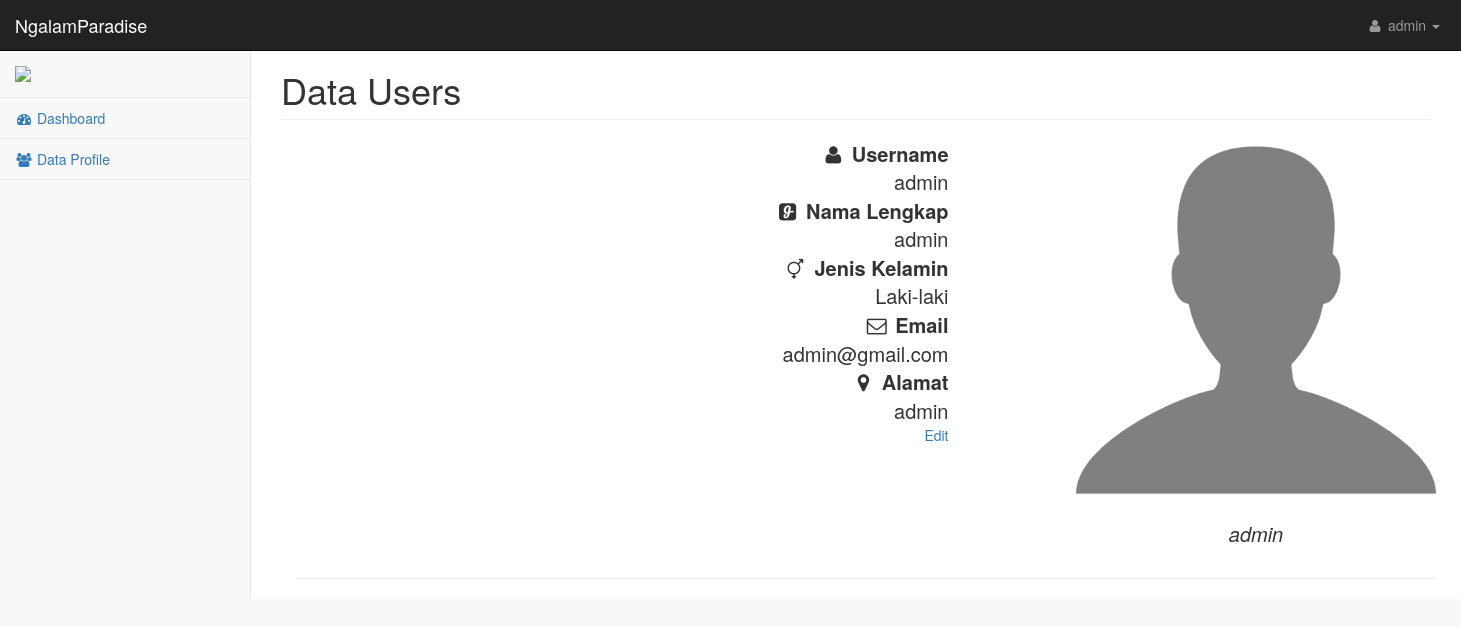
The page /pengelola/datauser.php (signed in) on the database as committed earlier.
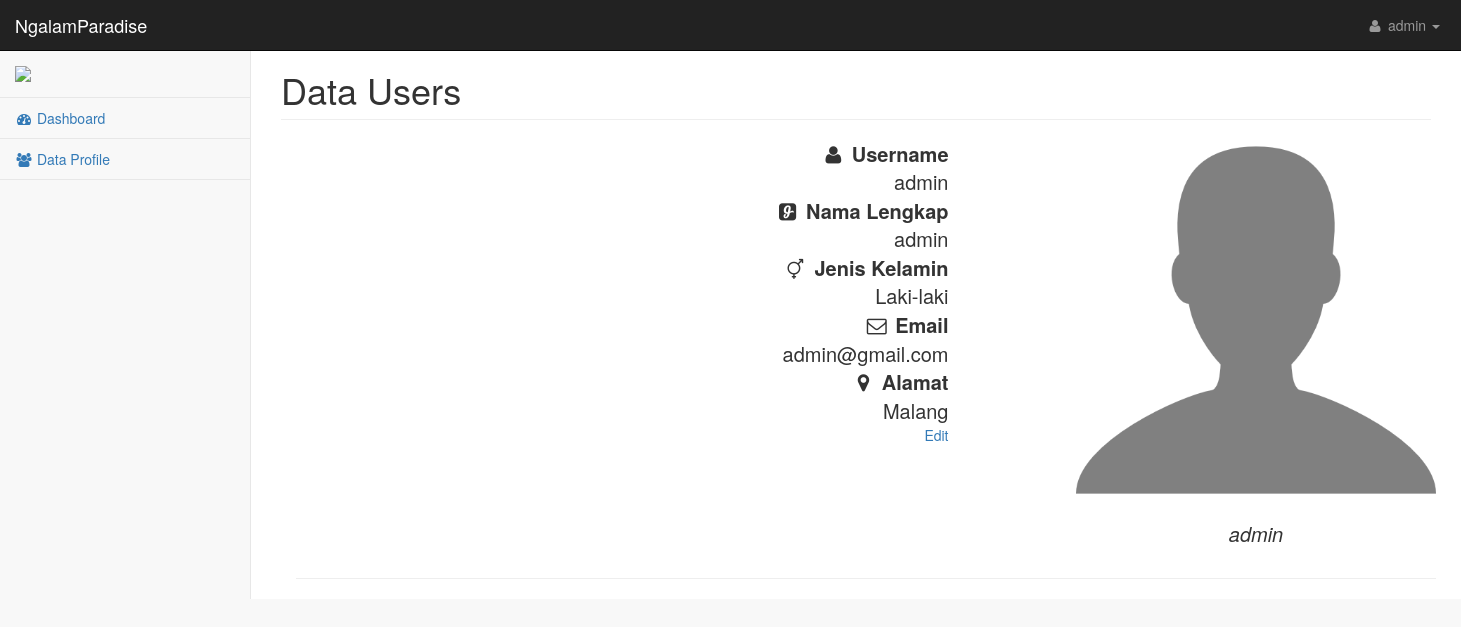
The same page on the database as committed later.
### tables this page shows
CREATE TABLE `user` (
  `ID_USER` int(11) NOT NULL,
  `NIK` varchar(20) NOT NULL,
  `NAMA_USER` varchar(50) NOT NULL,
  `USERNAME` varchar(50) DEFAULT NULL,
  `PASSWORD` varchar(50) DEFAULT NULL,
  `ALAMAT_USER` varchar(255) DEFAULT NULL,
  `JENIS_KELAMIN` varchar(20) NOT NULL,
  `EMAIL` varchar(100) NOT NULL,
  `USER_LVL` int(10) NOT NULL
);

### pengelola/datauser.php (the view, shortened to what the changed rows need)
<?php
    include 'koneksi.php';
 ?>
<!DOCTYPE html>
<html lang="en">
<head>
    <link href="css/bootstrap.min.css" rel="stylesheet">
    <link href="css/metisMenu.min.css" rel="stylesheet">
    <link href="css/timeline.css" rel="stylesheet">
    <link href="css/startmin.css" rel="stylesheet">
    <link href="css/morris.css" rel="stylesheet">
    <link href="css/font-awesome.min.css" rel="stylesheet" type="text/css">
</head>
<body>
    <div id="wrapper">
        <?php
                include("nav.php");
            ?>
        <div id="page-wrapper">
            <div class="row">
                <div class="col-lg-12">
                    <h1 class="page-header">Data Users</h1>
                </div>
            </div>
            <?php
            include 'koneksi.php';
            $query_user = "SELECT * FROM user WHERE ID_USER = $_SESSION[ID_USER]";
            $datashow = mysqli_query($mysqli, $query_user);
            $datashow_us = mysqli_fetch_array($datashow);
            ?>
            <main role="main" class="container">
                <div class="row">
                    <div class="col-md-7 blog-main text-right" >
                        <dl>
                            <dt style="font-size: 20px;">
                                <i class="fa fa-user fa-fw"></i> Username
                            </dt>
                            <dd style="font-size: 20px;">
                                <?php echo $datashow_us['USERNAME']; ?>
                            </dd>
                            <dt style="font-size: 20px;">
                                <i class="fa fa-glide fa-fw"></i> Nama Lengkap
                            </dt>
                            <dd style="font-size: 20px;">
                                <?php echo $datashow_us['NAMA_USER']; ?>
                            </dd>
                            <dt style="font-size: 20px;">
                                <i class="fa fa-transgender fa-fw"></i> Jenis Kelamin
                            </dt>
                            <dd style="font-size: 20px;">
                                <?php echo $datashow_us['JENIS_KELAMIN']; ?>
                            </dd>
                            <dt style="font-size: 20px;">
                                <i class="fa fa-envelope-o fa-fw"></i> Email
                            </dt>
                            <dd style="font-size: 20px;">
                                <?php echo $datashow_us['EMAIL']; ?>
                            </dd>
                            <dt style="font-size: 20px;">
                                <i class="fa fa-map-marker fa-fw"></i> Alamat
                            </dt>
                            <dd style="font-size: 20px;">
                                <?php echo $datashow_us['ALAMAT_USER']; ?>
                            </dd>
                            <dd>
                                <a id="modal-990160"
                                    href="#modal-container-990170<?php echo $datashow_us['ID_USER']; ?>" role="button"
                                    data-toggle="modal">Edit</a>
                            </dd>
                        </dl>
                    </div>
                    <aside class="col-md-4 blog-sidebar">
                        <div class="p-3 mb-3 bg-light rounded">
                            <br>
                            <p class="mb-0 text-center" style="font-size: 20px;"><em><?php echo $datashow_us['USERNAME']; ?></em></p>
                        </div>
                    </aside>
                </div>
            </main>
        </div>
    </div>
</body>
</html>

### pengelola/nav.php (shortened to what the changed rows need)
<nav class="navbar navbar-inverse navbar-fixed-top" role="navigation">
    <div class="navbar-header">
        <a class="navbar-brand" href="index.php">NgalamParadise</a>
    </div>
    <ul class="nav navbar-right navbar-top-links">
        <li class="dropdown">
            <?php
                        include 'koneksi.php';
                            $perintah = mysqli_query($mysqli, "SELECT * from user WHERE ID_USER='$_SESSION[ID_USER]'");
                            $result = mysqli_fetch_array($perintah);
                        ?>
            <a class="dropdown-toggle" data-toggle="dropdown" href="#">
                <i class="fa fa-user fa-fw"></i> <?php echo $result['USERNAME']; ?> <b class="caret"></b>
            </a>
        </li>
    </ul>
</nav>

Rows that differ between the two databases and show on the page:
changed user "admin": ALAMAT_USER "admin" → "Malang"
